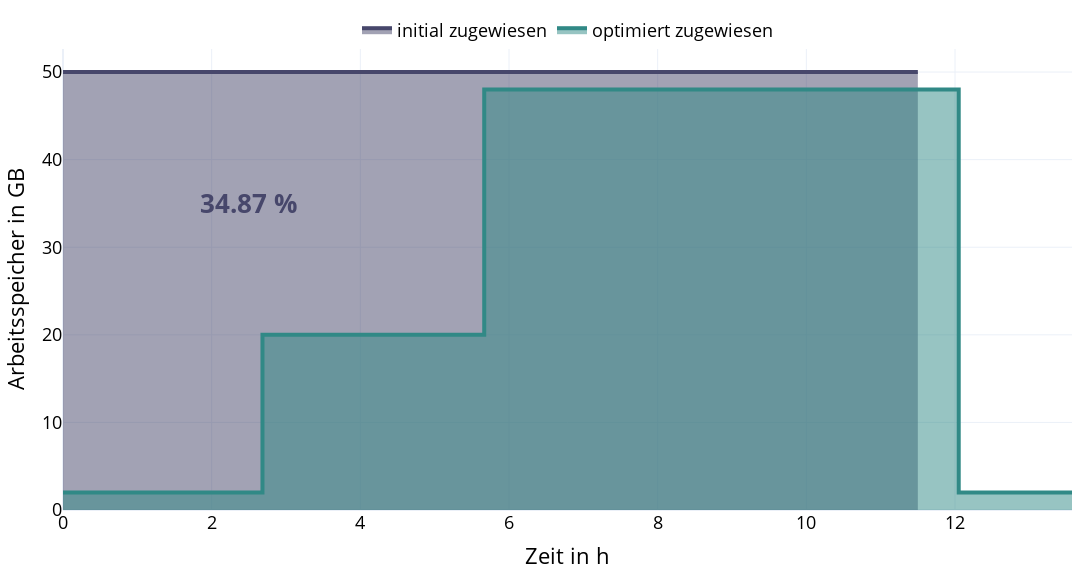

This figure's notebook cell:
### Code cell
df_memory_v04 = pd.DataFrame(
    {
        "step": ["megSAPma", "megSAPvc", "megSAPcn", "megSAPsv", "megSAPdb"],
        "allocated": [2, 20, 48, 2, 2],
        "used": [2 * 0.494, 20 * 0.556, 48 * 0.379, 2 * 0.555, 2 * 0.335],
        "time": [
            pd.Timedelta("2 hours 41 min"),
            pd.Timedelta("2 hours 41 min") + pd.Timedelta("2 hours 59 min"),
            pd.Timedelta("2 hours 41 min")
            + pd.Timedelta("2 hours 59 min")
            + pd.Timedelta("6 hours 23 min"),
            pd.Timedelta("2 hours 41 min")
            + pd.Timedelta("2 hours 59 min")
            + pd.Timedelta("6 hours 23 min")
            + pd.Timedelta("1 hours 28 min"),
            pd.Timedelta("2 hours 41 min")
            + pd.Timedelta("2 hours 59 min")
            + pd.Timedelta("6 hours 23 min")
            + pd.Timedelta("1 hours 28 min")
            + pd.Timedelta("3 min 26 s"),
        ],
    }
)

figure_aoc_memory_compared = go.Figure()

figure_aoc_memory_compared.add_trace(
    go.Scatter(
        x=[0, 11.5],
        y=[50, 50],
        fill="tozeroy",
        line_color=BENE_COLORS[0],
        line_width=4,
        mode="lines",
        name="initial zugewiesen",
    )
)

figure_aoc_memory_compared.add_trace(
    go.Scatter(
        x=pd.concat(
            [pd.Series([0]), df_memory_v04["time"].dt.total_seconds() / 60 / 60]
        ),
        y=pd.concat(
            [pd.Series([df_memory_v04["allocated"][0]]), df_memory_v04["allocated"]]
        ),
        fill="tozeroy",
        line_color=BENE_COLORS[2],
        line_width=4,
        line_shape="vh",
        mode="lines",
        name="optimiert zugewiesen",
    )
)

figure_aoc_memory_compared.update_layout(
    dict(
        paper_bgcolor="rgba(0,0,0,0)",
        margin=dict(l=20, r=20, t=20, b=20),
        template="plotly_white+bene",
        showlegend=True,
        legend=dict(orientation="h", yanchor="bottom", y=1, xanchor="center", x=0.5),
        xaxis_title="Zeit in h",
        yaxis_title="Arbeitsspeicher in GB",
        width=1152,
        height=576,
    )
)
figure_aoc_memory_compared.add_annotation(
    x=2.5,
    y=35,
    text="<b>34.87 %<b>",
    showarrow=False,
    yshift=0,
    font=dict(size=26, color=BENE_COLORS[0]),
)

figure_aoc_memory_compared.write_image("figure_aoc_memory_compared.svg")
figure_aoc_memory_compared.show()

### Figure 1 — Plotly figure (JSON) as saved in the notebook; plotly's stock layout.template omitted (floating-point values rounded to 4 significant figures)
{"data": [{"fill": "tozeroy", "line": {"color": "#47476B", "width": 4}, "mode": "lines", "name": "initial zugewiesen", "type": "scatter", "x": [0, 11.5], "y": [50, 50]}, {"fill": "tozeroy", "line": {"color": "#318986", "shape": "vh", "width": 4}, "mode": "lines", "name": "optimiert zugewiesen", "type": "scatter", "x": [0, 2.683, 5.667, 12.05, 13.52, 13.57], "y": [2, 2, 20, 48, 2, 2]}], "layout": {"annotations": [{"font": {"color": "#47476B", "size": 26}, "showarrow": false, "text": "<b>34.87 %<b>", "x": 2.5, "y": 35, "yshift": 0}], "height": 576, "legend": {"orientation": "h", "x": 0.5, "xanchor": "center", "y": 1, "yanchor": "bottom"}, "margin": {"b": 20, "l": 20, "r": 20, "t": 20}, "paper_bgcolor": "rgba(0,0,0,0)", "showlegend": true, "width": 1152, "xaxis": {"title": {"text": "Zeit in h"}}, "yaxis": {"title": {"text": "Arbeitsspeicher in GB"}}}}
